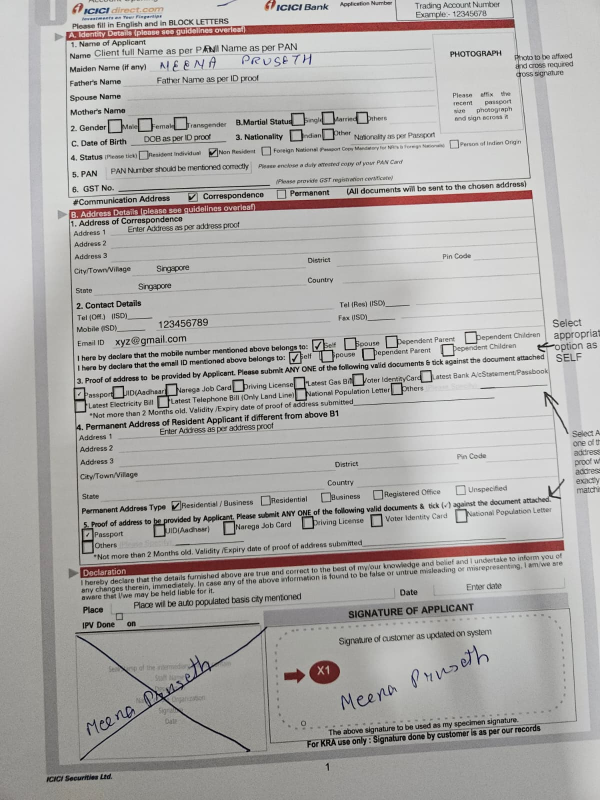
#> input picture Data Set/Questiond Image 3.jpeg, 1200 x 1600 px (shown at 1/2 size)
$ python -i document.py   (imports and definitions only)   (older library calls are emulated)
#> lines starting #> are read from the running program, lines starting #| are printed output that depends on the picture
#> in _load_image_file, decoded is the input picture: shape (1600, 1200, 3); mean B, G, R 169.4, 171.4, 173.7
"""Load document pages and create conservative analysis images.

This module is the first stage of the signature-forensics prototype. It keeps
the decoded source page unchanged and creates a separate working image for later
signature detection. Images returned by this module use RGB channel order.

The quality measurements are screening checks, not forensic conclusions.
"""

from __future__ import annotations

import logging
from pathlib import Path
from typing import Any, TypedDict

import cv2
import fitz
import numpy as np
import yaml


LOGGER = logging.getLogger(__name__)
DEFAULT_CONFIG_PATH = Path(__file__).resolve().parents[1] / "config.yaml"


class QualityCheck(TypedDict):
    """One understandable pass/fail document-quality check."""

    name: str
    passed: bool
    message: str
    value: float | int | str | None


class DocumentQuality(TypedDict):
    """Quality summary calculated before signature detection."""

    passed: bool
    quality_score: float
    checks: list[QualityCheck]
    warnings: list[str]
    measurements: dict[str, float | int]


class DocumentResult(TypedDict):
    """Data contract returned by :func:`load_document`."""

    source_path: str
    page_number: int
    original_image: np.ndarray
    preprocessed_image: np.ndarray
    width: int
    height: int
    quality: DocumentQuality


def load_config(config_path: str | Path = DEFAULT_CONFIG_PATH) -> dict[str, Any]:
    """Read the YAML configuration used by document processing.

    Args:
        config_path: Location of the project configuration file.

    Returns:
        The parsed configuration dictionary.

    Raises:
        FileNotFoundError: If the configuration file does not exist.
        ValueError: If the YAML is empty or lacks the ``document`` section.
        yaml.YAMLError: If the YAML syntax is invalid.
    """

    resolved_path = Path(config_path).expanduser().resolve()
    if not resolved_path.is_file():
        raise FileNotFoundError(f"Configuration file not found: {resolved_path}")

    with resolved_path.open("r", encoding="utf-8") as config_file:
        config = yaml.safe_load(config_file)

    if not isinstance(config, dict) or not isinstance(config.get("document"), dict):
        raise ValueError(
            f"Configuration must contain a 'document' mapping: {resolved_path}"
        )
    return config


def resize_preserving_aspect(
    image: np.ndarray,
    maximum_dimension: int,
) -> np.ndarray:
    """Shrink an image without stretching it or changing its aspect ratio.

    Images smaller than ``maximum_dimension`` are copied rather than enlarged.
    """
#> called with maximum_dimension = 2400

    _validate_image_array(image)
    if maximum_dimension <= 0:
        raise ValueError("maximum_dimension must be greater than zero")

    height, width = image.shape[:2]
    largest_dimension = max(height, width)
#> in _to_grayscale, `return cv2.cvtColor(image, cv2.COLOR_RGB2GRAY)`:
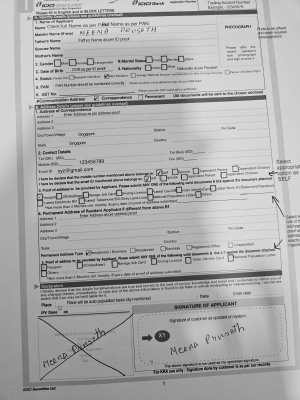
#> returned value: shape (1600, 1200) (shown at 1/4 size); min 0, max 254, mean 171.9
#> in preprocess_page, `enhanced = clahe.apply(grayscale)`:
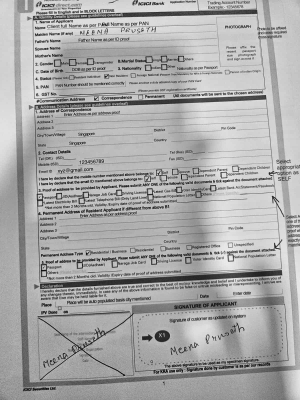
#> enhanced: shape (1600, 1200) (shown at 1/4 size); min 0, max 254, mean 168.1
    if largest_dimension <= maximum_dimension:
        return image.copy()

    scale = maximum_dimension / largest_dimension
    resized_width = max(1, round(width * scale))
    resized_height = max(1, round(height * scale))
    return cv2.resize(
        image,
        (resized_width, resized_height),
        interpolation=cv2.INTER_AREA,
    )


# [48 lines left out: function correct_perspective, not called in this run]


def estimate_skew_degrees(grayscale_image: np.ndarray) -> float:
    """Estimate page skew from long, nearly horizontal edges.

    A zero value is returned when the page contains too little reliable line
    information. This is safer than forcing a rotation based on weak evidence.
    """

    _validate_image_array(grayscale_image)
    if grayscale_image.ndim != 2:
        raise ValueError("estimate_skew_degrees expects a grayscale image")

    edges = cv2.Canny(grayscale_image, 50, 150, apertureSize=3)
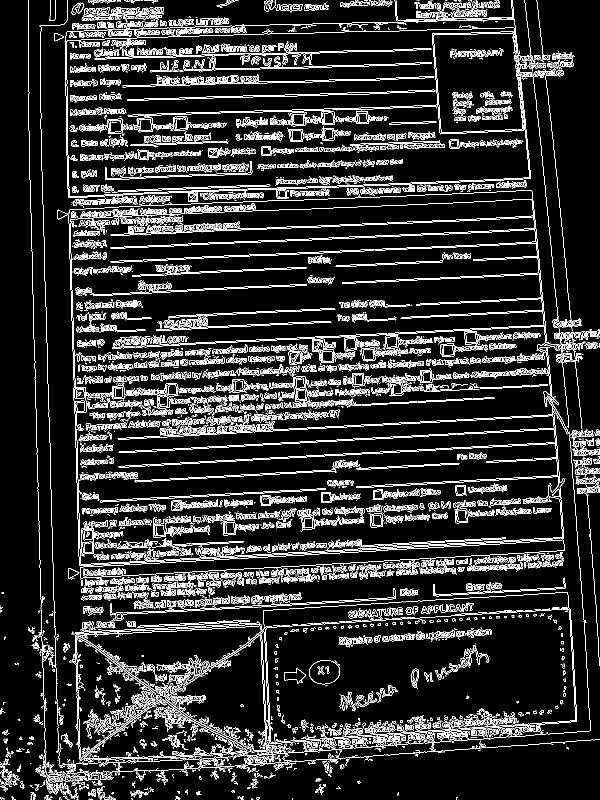
#> edges: shape (1600, 1200) (shown at 1/2 size); 11.1% white in thin lines or dots
    minimum_line_length = max(30, grayscale_image.shape[1] // 5)
    lines = cv2.HoughLinesP(
        edges,
        rho=1,
        theta=np.pi / 180,
        threshold=80,
        minLineLength=minimum_line_length,
        maxLineGap=20,
    )
#> lines = 318 rows, first 6: [224, 697, 1161, 648], [147, 741, 1032, 695], [468, 682, 1161, 646], [140, 464, 154, 892], [164, 1177, 1124, 1127], [148, 767, 1163, 714]
    if lines is None:
        return 0.0

    angles: list[float] = []
    # OpenCV versions return either (N, 1, 4) or (N, 4). Reshaping supports
    # both layouts without changing the coordinate values.
    for x1, y1, x2, y2 in lines.reshape(-1, 4):
        angle = float(np.degrees(np.arctan2(y2 - y1, x2 - x1)))
        if -45.0 <= angle <= 45.0:
            angles.append(angle)
#> this loop made 318 passes
#> (x1, y1, x2, y2, angle) on passes 1 to 3: (224, 697, 1161, 648, -2.99), (147, 741, 1032, 695, -2.98), (468, 682, 1161, 646, -2.97)
#> after the loop, angles = 298 values, max 26.03 at index 257, min -39.01 at index 272, mean -3.67

    if not angles:
        return 0.0
    return float(np.median(angles))


def preprocess_page(
    original_image: np.ndarray,
    document_config: dict[str, Any],
) -> tuple[np.ndarray, float]:
    """Create a mild contrast-enhanced, denoised, and deskewed working copy.

    The input array is never modified. Perspective correction is excluded from
    this automatic path because it requires reliable page-corner coordinates.

    Returns:
        A tuple containing the RGB working image and estimated skew in degrees.
    """

    _validate_image_array(original_image)
    working_image = original_image.copy()
    maximum_dimension = int(document_config["maximum_analysis_dimension"])
    working_image = resize_preserving_aspect(working_image, maximum_dimension)

    grayscale = _to_grayscale(working_image)
    clip_limit = float(document_config["contrast_clip_limit"])
    tile_size = int(document_config["contrast_tile_grid_size"])
    if tile_size <= 0:
        raise ValueError("contrast_tile_grid_size must be greater than zero")

    clahe = cv2.createCLAHE(
        clipLimit=clip_limit,
        tileGridSize=(tile_size, tile_size),
    )
    enhanced = clahe.apply(grayscale)

    denoise_strength = int(document_config["denoise_strength"])
    if denoise_strength < 0:
        raise ValueError("denoise_strength cannot be negative")
    denoised = cv2.fastNlMeansDenoising(
        enhanced,
        None,
        h=denoise_strength,
        templateWindowSize=7,
        searchWindowSize=21,
    )

    skew_degrees = estimate_skew_degrees(denoised)
#> skew_degrees = -3
    extreme_skew = float(document_config["extreme_skew_degrees"])
    if 0.1 <= abs(skew_degrees) <= extreme_skew:
        denoised = _rotate_without_cropping(denoised, skew_degrees)
    elif abs(skew_degrees) > extreme_skew:
        LOGGER.warning(
            "Estimated skew %.2f° is too large for automatic correction",
            skew_degrees,
        )

    return cv2.cvtColor(denoised, cv2.COLOR_GRAY2RGB), skew_degrees


def assess_document_quality(
    original_image: np.ndarray,
    skew_degrees: float,
    document_config: dict[str, Any],
) -> DocumentQuality:
    """Calculate interpretable quality checks for a decoded source page."""

    _validate_image_array(original_image)
    grayscale = _to_grayscale(original_image)
    height, width = grayscale.shape
    brightness = float(np.mean(grayscale))
    blur_variance = float(cv2.Laplacian(grayscale, cv2.CV_64F).var())

    minimum_width = int(document_config["minimum_width"])
    minimum_height = int(document_config["minimum_height"])
    dark_threshold = float(document_config["dark_brightness_threshold"])
    bright_threshold = float(document_config["bright_brightness_threshold"])
    blur_threshold = float(document_config["blur_variance_threshold"])
    extreme_skew = float(document_config["extreme_skew_degrees"])

    checks: list[QualityCheck] = [
        _make_check(
            "valid_dimensions",
            width > 0 and height > 0,
            f"Decoded page dimensions are {width} × {height} pixels",
            f"Invalid page dimensions: {width} × {height} pixels",
            f"{width}x{height}",
        ),
        _make_check(
            "resolution_adequate",
            width >= minimum_width and height >= minimum_height,
            f"Resolution meets the configured minimum of "
            f"{minimum_width} × {minimum_height} pixels",
            f"Resolution is below the configured minimum of "
            f"{minimum_width} × {minimum_height} pixels",
            f"{width}x{height}",
        ),
        _make_check(
            "not_too_dark",
            brightness >= dark_threshold,
            f"Mean brightness {brightness:.1f} is above the dark-page limit",
            f"Mean brightness {brightness:.1f} suggests a very dark page",
            round(brightness, 2),
        ),
        _make_check(
            "not_too_bright",
            brightness <= bright_threshold,
            f"Mean brightness {brightness:.1f} is below the bright-page limit",
            f"Mean brightness {brightness:.1f} suggests a washed-out page",
            round(brightness, 2),
        ),
        _make_check(
            "acceptable_blur",
            blur_variance >= blur_threshold,
            f"Sharpness measure {blur_variance:.1f} meets the prototype limit",
            f"Sharpness measure {blur_variance:.1f} suggests possible blur",
            round(blur_variance, 2),
        ),
        _make_check(
            "acceptable_skew",
            abs(skew_degrees) <= extreme_skew,
            f"Estimated skew {skew_degrees:.2f}° is within the correction range",
            f"Estimated skew {skew_degrees:.2f}° is too large for safe "
            "automatic correction",
            round(skew_degrees, 2),
        ),
    ]

    passed_count = sum(check["passed"] for check in checks)
    quality_score = passed_count / len(checks)
    warnings = [
        check["message"] for check in checks if not check["passed"]
    ]
    return {
        "passed": len(warnings) == 0,
        "quality_score": round(quality_score, 3),
        "checks": checks,
        "warnings": warnings,
        "measurements": {
            "width": width,
            "height": height,
            "mean_brightness": round(brightness, 2),
            "blur_variance": round(blur_variance, 2),
            "estimated_skew_degrees": round(skew_degrees, 2),
        },
    }


def load_document(
    source_path: str | Path,
    page_number: int = 0,
    config_path: str | Path = DEFAULT_CONFIG_PATH,
) -> DocumentResult:
    """Load one document page, preserve it, and make an analysis copy.

    Args:
        source_path: PDF, PNG, JPG, or JPEG file.
        page_number: Zero-based PDF page index. Image files only accept zero.
        config_path: Project YAML configuration.

    Returns:
        A :class:`DocumentResult` containing independent original and working
        RGB arrays plus quality results.

    Raises:
        FileNotFoundError: If the source file does not exist.
        ValueError: For an unsupported, unreadable, empty, encrypted, or
            incorrectly indexed document.
    """

    source = Path(source_path).expanduser().resolve()
    if not source.is_file():
        raise FileNotFoundError(f"Document not found: {source}")
    if page_number < 0:
        raise ValueError("page_number cannot be negative")

    config = load_config(config_path)
    document_config = config["document"]
    supported_extensions = {
        str(extension).lower()
        for extension in document_config["supported_extensions"]
    }
    extension = source.suffix.lower()
    if extension not in supported_extensions:
        supported = ", ".join(sorted(supported_extensions))
        raise ValueError(
            f"Unsupported document format '{extension}'. Supported: {supported}"
        )

    if extension == ".pdf":
        original_image = _load_pdf_page(
            source,
            page_number,
            int(document_config["pdf_render_dpi"]),
        )
    else:
        if page_number != 0:
            raise ValueError("Image files contain one page; page_number must be 0")
        original_image = _load_image_file(source)

    # Force independent arrays so later processing cannot alter the evidence copy.
    original_evidence = np.ascontiguousarray(original_image.copy())
    preprocessed_image, skew_degrees = preprocess_page(
        original_evidence,
        document_config,
    )
    quality = assess_document_quality(
        original_evidence,
        skew_degrees,
        document_config,
    )
    height, width = original_evidence.shape[:2]

    LOGGER.info(
        "Loaded %s page %d at %d × %d pixels",
        source.name,
        page_number,
        width,
        height,
    )
    return {
        "source_path": str(source),
        "page_number": page_number,
        "original_image": original_evidence,
        "preprocessed_image": preprocessed_image,
        "width": width,
        "height": height,
        "quality": quality,
    }


def _load_image_file(source_path: Path) -> np.ndarray:
    """Decode a local image as RGB without relying on ASCII-only paths."""

    encoded_bytes = np.fromfile(source_path, dtype=np.uint8)
    decoded = cv2.imdecode(encoded_bytes, cv2.IMREAD_UNCHANGED)
    if decoded is None or decoded.size == 0:
        raise ValueError(f"Image is empty or unreadable: {source_path}")

    if decoded.ndim == 2:
        return cv2.cvtColor(decoded, cv2.COLOR_GRAY2RGB)
    if decoded.shape[2] == 4:
        return cv2.cvtColor(decoded, cv2.COLOR_BGRA2RGB)
    if decoded.shape[2] == 3:
        return cv2.cvtColor(decoded, cv2.COLOR_BGR2RGB)
    raise ValueError(f"Unsupported image channel layout: {decoded.shape}")


# [43 lines left out: function _load_pdf_page, not called in this run]


def _to_grayscale(image: np.ndarray) -> np.ndarray:
    """Convert an RGB image to grayscale, or copy an existing grayscale image."""

    if image.ndim == 2:
        return image.copy()
    if image.ndim == 3 and image.shape[2] == 3:
        return cv2.cvtColor(image, cv2.COLOR_RGB2GRAY)
    if image.ndim == 3 and image.shape[2] == 4:
        return cv2.cvtColor(image, cv2.COLOR_RGBA2GRAY)
    raise ValueError(f"Unsupported image shape: {image.shape}")


def _rotate_without_cropping(
    grayscale_image: np.ndarray,
    angle_degrees: float,
) -> np.ndarray:
    """Rotate a grayscale page while expanding the canvas to avoid clipping."""
#> called with angle_degrees = -3

    height, width = grayscale_image.shape
    center = (width / 2.0, height / 2.0)
    rotation = cv2.getRotationMatrix2D(center, angle_degrees, 1.0)
#> rotation = [[0.999, -0.0523, 42.68], [0.0523, 0.999, -30.3]]
    cosine = abs(rotation[0, 0])
#> cosine = 0.999
    sine = abs(rotation[0, 1])
#> sine = 0.0523
    output_width = int((height * sine) + (width * cosine))
#> output_width = 1282
    output_height = int((height * cosine) + (width * sine))
#> output_height = 1660
    rotation[0, 2] += (output_width / 2.0) - center[0]
    rotation[1, 2] += (output_height / 2.0) - center[1]
    return cv2.warpAffine(
        grayscale_image,
        rotation,
        (output_width, output_height),
        flags=cv2.INTER_LINEAR,
        borderMode=cv2.BORDER_CONSTANT,
        borderValue=255,
    )
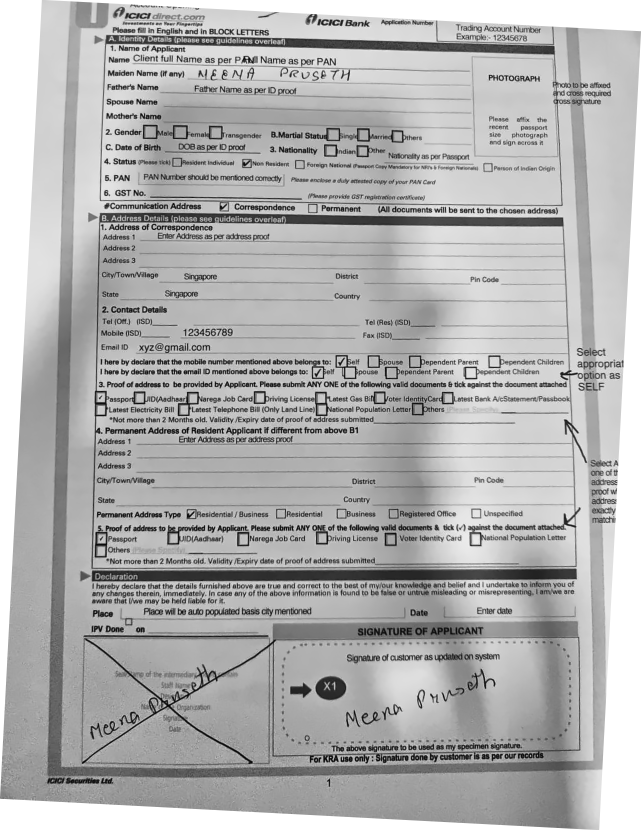
#> returned value: shape (1660, 1282) (shown at 1/2 size); min 1, max 255, mean 176.6
#> in load_document, `preprocessed_image, skew_degrees = preprocess_page( original_evidence,..`: skew_degrees = -3
#> in assess_document_quality, `brightness = float(np.mean(grayscale))`: brightness = 171.9
#> in assess_document_quality, `blur_variance = float(cv2.Laplacian(grayscale, cv2.CV_64F).var())`: blur_variance = 1496.4


def _make_check(
    name: str,
    passed: bool,
    passed_message: str,
    failed_message: str,
    value: float | int | str | None,
) -> QualityCheck:
    """Build one quality check with a message appropriate to its result."""

    return {
        "name": name,
        "passed": bool(passed),
        "message": passed_message if passed else failed_message,
        "value": value,
    }


def _validate_image_array(image: np.ndarray) -> None:
    """Reject empty or unsupported image arrays with a clear error."""

    if not isinstance(image, np.ndarray):
        raise TypeError("image must be a NumPy array")
    if image.size == 0:
        raise ValueError("image array is empty")
    if image.ndim not in (2, 3):
        raise ValueError(f"image must have 2 or 3 dimensions, received {image.ndim}")
    if image.ndim == 3 and image.shape[2] not in (3, 4):
        raise ValueError(f"unsupported image channel count: {image.shape[2]}")

>>> result = load_document('../../Data Set/Questiond Image 3.jpeg')
#> in assess_document_quality, `passed_count = sum(check["passed"] for check in checks)`: passed_count = 6
#> in assess_document_quality, `quality_score = passed_count / len(checks)`: quality_score = 1
#> in assess_document_quality, `warnings = [ check["message"] for check in checks if not check["passed..`: warnings = []
#> in load_document, `quality = assess_document_quality( original_evidence, skew_degrees, do..`: quality = 5 items
#> result = 7 items

$ run again, on Data Set/Questioned Image 1.jpeg
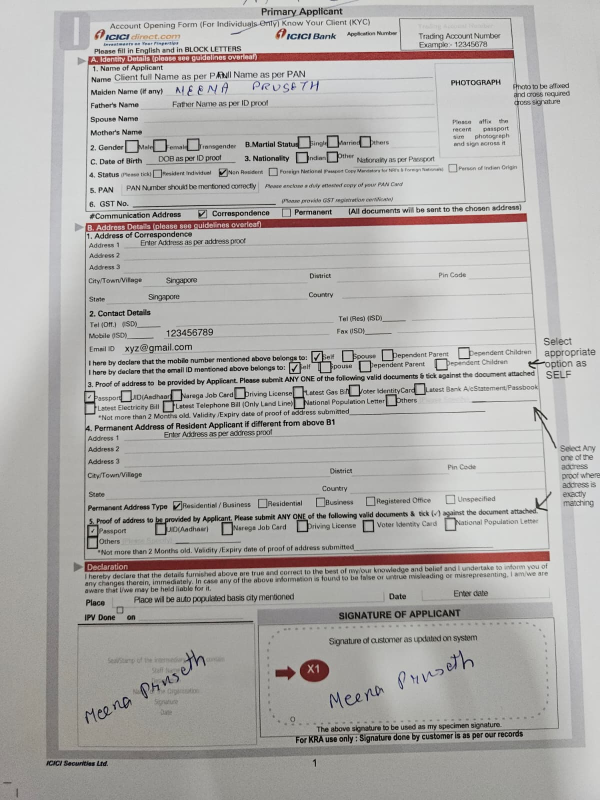
#> input picture Data Set/Questioned Image 1.jpeg, 1200 x 1600 px (shown at 1/2 size)
#> in _load_image_file, decoded is the input picture: shape (1600, 1200, 3); mean B, G, R 170.7, 172.9, 175.1
#> in estimate_skew_degrees, `edges = cv2.Canny(grayscale_image, 50, 150, apertureSize=3)`:
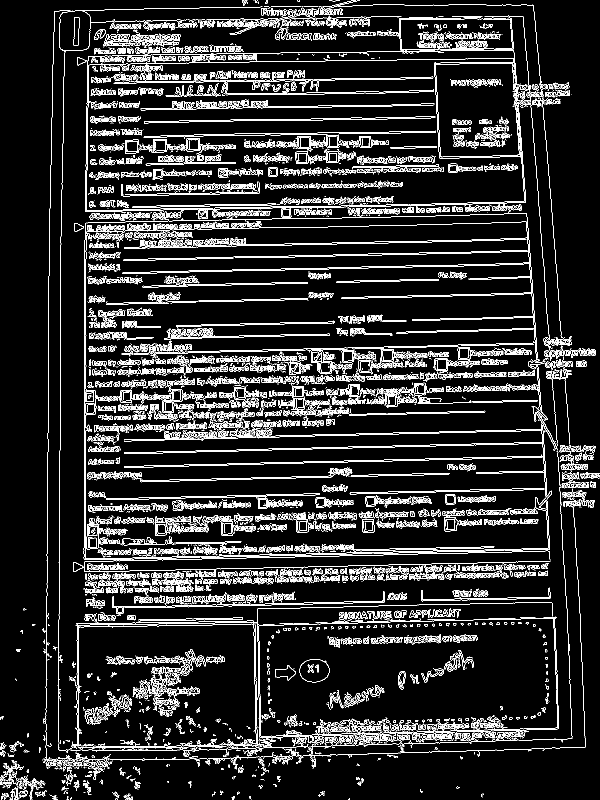
#> edges: shape (1600, 1200) (shown at 1/2 size); 10.4% white in thin lines or dots
#> lines = 245 rows, first 6: [246, 419, 862, 408], [171, 963, 171, 501], [1058, 514, 1092, 994], [284, 420, 599, 415], [173, 1163, 1095, 1147], [1067, 10, 1089, 260]
#> the loop in estimate_skew_degrees, `for x1, y1, x2, y2 in lines.reshape(-1, 4):` made 245 passes
#> (x1, y1, x2, y2, angle) on passes 1 to 3: (246, 419, 862, 408, -1.02), (171, 963, 171, 501, -90), (1058, 514, 1092, 994, 85.95)
#> after the loop in estimate_skew_degrees, `for x1, y1, x2, y2 in lines.reshape(-1, 4):`: angles = 219 values, max 1.11 at index 154, min -5.81 at index 137, mean -1.21
#> in preprocess_page, `skew_degrees = estimate_skew_degrees(denoised)`: skew_degrees = -1
#> rotation = [[1, -0.0175, 14.08], [0.0175, 1, -10.37]]
#> cosine = 1
#> sine = 0.0175
#> output_width = 1227
#> output_height = 1620
#> in _rotate_without_cropping, `return cv2.warpAffine( grayscale_image, rotation, (output_width, outpu..`:
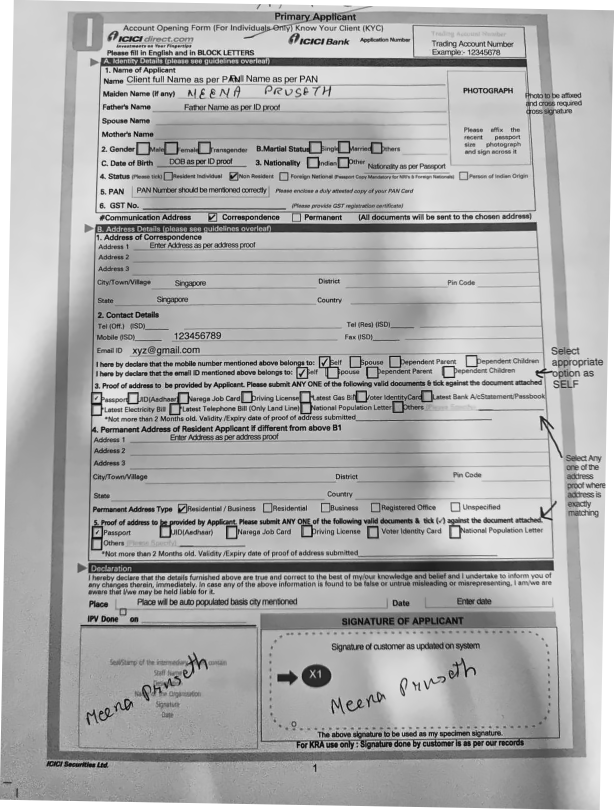
#> returned value: shape (1620, 1227) (shown at 1/2 size); min 1, max 255, mean 172.3
#> in load_document, `preprocessed_image, skew_degrees = preprocess_page( original_evidence,..`: skew_degrees = -1
#> brightness = 173.4
#> blur_variance = 1421.6
#> passed_count = 6
#> quality_score = 1
#> warnings = []
#> quality = 5 items
#> result = 7 items
